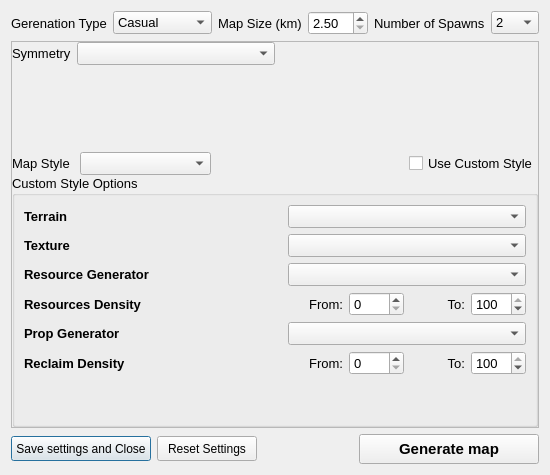
<?xml version="1.0" encoding="UTF-8"?>
<ui version="4.0">
 <class>MapGenOptionsDialog</class>
 <widget class="QDialog" name="MapGenOptionsDialog">
  <property name="geometry">
   <rect>
    <x>0</x>
    <y>0</y>
    <width>550</width>
    <height>475</height>
   </rect>
  </property>
  <property name="windowTitle">
   <string>Map Generator Options</string>
  </property>
  <layout class="QGridLayout" name="gridLayout">
   <item row="1" column="0">
    <widget class="QFrame" name="casualOptionsFrame">
     <property name="frameShape">
      <enum>QFrame::StyledPanel</enum>
     </property>
     <property name="frameShadow">
      <enum>QFrame::Raised</enum>
     </property>
     <layout class="QGridLayout" name="gridLayout_3">
      <property name="leftMargin">
       <number>0</number>
      </property>
      <property name="topMargin">
       <number>0</number>
      </property>
      <property name="rightMargin">
       <number>0</number>
      </property>
      <property name="bottomMargin">
       <number>0</number>
      </property>
      <property name="spacing">
       <number>0</number>
      </property>
      <item row="0" column="0">
       <layout class="QHBoxLayout" name="horizontalLayout_2">
        <property name="topMargin">
         <number>0</number>
        </property>
        <property name="rightMargin">
         <number>0</number>
        </property>
        <property name="bottomMargin">
         <number>0</number>
        </property>
        <item>
         <layout class="QHBoxLayout" name="horizontalLayout_4">
          <property name="spacing">
           <number>6</number>
          </property>
          <item>
           <widget class="QLabel" name="label_6">
            <property name="font">
             <font>
              <pointsize>10</pointsize>
             </font>
            </property>
            <property name="text">
             <string>Symmetry</string>
            </property>
           </widget>
          </item>
          <item>
           <widget class="QComboBox" name="terrainSymmetry">
            <property name="sizePolicy">
             <sizepolicy hsizetype="MinimumExpanding" vsizetype="Fixed">
              <horstretch>0</horstretch>
              <verstretch>0</verstretch>
             </sizepolicy>
            </property>
            <property name="font">
             <font>
              <pointsize>10</pointsize>
             </font>
            </property>
           </widget>
          </item>
         </layout>
        </item>
        <item>
         <spacer name="horizontalSpacer_3">
          <property name="orientation">
           <enum>Qt::Horizontal</enum>
          </property>
          <property name="sizeHint" stdset="0">
           <size>
            <width>40</width>
            <height>20</height>
           </size>
          </property>
         </spacer>
        </item>
       </layout>
      </item>
      <item row="2" column="0">
       <spacer name="verticalSpacer">
        <property name="font">
         <font>
          <pointsize>9</pointsize>
         </font>
        </property>
        <property name="orientation">
         <enum>Qt::Vertical</enum>
        </property>
        <property name="sizeHint" stdset="0">
         <size>
          <width>451</width>
          <height>20</height>
         </size>
        </property>
       </spacer>
      </item>
      <item row="3" column="0">
       <layout class="QHBoxLayout" name="horizontalLayout_8">
        <item>
         <layout class="QHBoxLayout" name="horizontalLayout_12">
          <property name="spacing">
           <number>10</number>
          </property>
          <item>
           <widget class="QLabel" name="labelMapStyle">
            <property name="font">
             <font>
              <pointsize>10</pointsize>
             </font>
            </property>
            <property name="text">
             <string>Map Style</string>
            </property>
           </widget>
          </item>
          <item>
           <widget class="QComboBox" name="mapStyle">
            <property name="sizePolicy">
             <sizepolicy hsizetype="Expanding" vsizetype="Fixed">
              <horstretch>0</horstretch>
              <verstretch>0</verstretch>
             </sizepolicy>
            </property>
            <property name="font">
             <font>
              <pointsize>10</pointsize>
             </font>
            </property>
           </widget>
          </item>
         </layout>
        </item>
        <item>
         <spacer name="horizontalSpacer_2">
          <property name="orientation">
           <enum>Qt::Horizontal</enum>
          </property>
          <property name="sizeType">
           <enum>QSizePolicy::MinimumExpanding</enum>
          </property>
          <property name="sizeHint" stdset="0">
           <size>
            <width>0</width>
            <height>0</height>
           </size>
          </property>
         </spacer>
        </item>
        <item>
         <layout class="QHBoxLayout" name="horizontalLayout_6">
          <item>
           <widget class="QCheckBox" name="useCustomStyleCheckBox">
            <property name="font">
             <font>
              <pointsize>10</pointsize>
             </font>
            </property>
            <property name="text">
             <string>Use Custom Style</string>
            </property>
           </widget>
          </item>
         </layout>
        </item>
       </layout>
      </item>
      <item row="4" column="0">
       <widget class="QGroupBox" name="customStyleGroupBox">
        <property name="font">
         <font>
          <pointsize>10</pointsize>
         </font>
        </property>
        <property name="title">
         <string>Custom Style Options</string>
        </property>
        <layout class="QGridLayout" name="gridLayout_2">
         <item row="2" column="2">
          <widget class="QComboBox" name="textureStyle">
           <property name="font">
            <font>
             <pointsize>10</pointsize>
            </font>
           </property>
          </widget>
         </item>
         <item row="0" column="0">
          <widget class="QLabel" name="label">
           <property name="font">
            <font>
             <pointsize>10</pointsize>
             <bold>true</bold>
            </font>
           </property>
           <property name="text">
            <string>Terrain</string>
           </property>
          </widget>
         </item>
         <item row="4" column="2">
          <layout class="QHBoxLayout" name="resourceDensity">
           <item>
            <widget class="QLabel" name="label_13">
             <property name="font">
              <font>
               <pointsize>10</pointsize>
              </font>
             </property>
             <property name="text">
              <string>From:</string>
             </property>
             <property name="alignment">
              <set>Qt::AlignRight|Qt::AlignTrailing|Qt::AlignVCenter</set>
             </property>
            </widget>
           </item>
           <item>
            <widget class="QSpinBox" name="minResourceDensity">
             <property name="font">
              <font>
               <pointsize>10</pointsize>
              </font>
             </property>
             <property name="maximum">
              <number>100</number>
             </property>
             <property name="singleStep">
              <number>10</number>
             </property>
            </widget>
           </item>
           <item>
            <widget class="QLabel" name="label_14">
             <property name="font">
              <font>
               <pointsize>10</pointsize>
              </font>
             </property>
             <property name="text">
              <string>To:</string>
             </property>
             <property name="alignment">
              <set>Qt::AlignRight|Qt::AlignTrailing|Qt::AlignVCenter</set>
             </property>
            </widget>
           </item>
           <item>
            <widget class="QSpinBox" name="maxResourceDensity">
             <property name="font">
              <font>
               <pointsize>10</pointsize>
              </font>
             </property>
             <property name="maximum">
              <number>100</number>
             </property>
             <property name="singleStep">
              <number>10</number>
             </property>
             <property name="value">
              <number>100</number>
             </property>
            </widget>
           </item>
          </layout>
         </item>
         <item row="3" column="0">
          <widget class="QLabel" name="label_10">
           <property name="font">
            <font>
             <pointsize>10</pointsize>
             <bold>true</bold>
            </font>
           </property>
           <property name="text">
            <string>Resource Generator</string>
           </property>
          </widget>
         </item>
         <item row="7" column="2">
          <layout class="QHBoxLayout" name="reclaimDensity">
           <item>
            <widget class="QLabel" name="label_9">
             <property name="font">
              <font>
               <pointsize>10</pointsize>
              </font>
             </property>
             <property name="text">
              <string>From:</string>
             </property>
             <property name="alignment">
              <set>Qt::AlignRight|Qt::AlignTrailing|Qt::AlignVCenter</set>
             </property>
            </widget>
           </item>
           <item>
            <widget class="QSpinBox" name="minReclaimDensity">
             <property name="font">
              <font>
               <pointsize>10</pointsize>
              </font>
             </property>
             <property name="maximum">
              <number>100</number>
             </property>
             <property name="singleStep">
              <number>10</number>
             </property>
            </widget>
           </item>
           <item>
            <widget class="QLabel" name="label_8">
             <property name="font">
              <font>
               <pointsize>10</pointsize>
              </font>
             </property>
             <property name="text">
              <string>To:</string>
             </property>
             <property name="alignment">
              <set>Qt::AlignRight|Qt::AlignTrailing|Qt::AlignVCenter</set>
             </property>
            </widget>
           </item>
           <item>
            <widget class="QSpinBox" name="maxReclaimDensity">
             <property name="font">
              <font>
               <pointsize>10</pointsize>
              </font>
             </property>
             <property name="maximum">
              <number>100</number>
             </property>
             <property name="singleStep">
              <number>10</number>
             </property>
             <property name="value">
              <number>100</number>
             </property>
            </widget>
           </item>
          </layout>
         </item>
         <item row="3" column="2">
          <widget class="QComboBox" name="resourceGenerator"/>
         </item>
         <item row="5" column="0">
          <widget class="QLabel" name="label_2">
           <property name="font">
            <font>
             <pointsize>10</pointsize>
             <bold>true</bold>
            </font>
           </property>
           <property name="text">
            <string>Prop Generator</string>
           </property>
          </widget>
         </item>
         <item row="4" column="0">
          <widget class="QLabel" name="label_4">
           <property name="font">
            <font>
             <pointsize>10</pointsize>
             <bold>true</bold>
            </font>
           </property>
           <property name="text">
            <string>Resources Density</string>
           </property>
          </widget>
         </item>
         <item row="5" column="2">
          <widget class="QComboBox" name="propGenerator">
           <property name="font">
            <font>
             <pointsize>10</pointsize>
            </font>
           </property>
          </widget>
         </item>
         <item row="0" column="2">
          <widget class="QComboBox" name="terrainStyle">
           <property name="font">
            <font>
             <pointsize>10</pointsize>
            </font>
           </property>
          </widget>
         </item>
         <item row="7" column="0">
          <widget class="QLabel" name="label_5">
           <property name="font">
            <font>
             <pointsize>10</pointsize>
             <bold>true</bold>
            </font>
           </property>
           <property name="text">
            <string>Reclaim Density</string>
           </property>
          </widget>
         </item>
         <item row="2" column="0">
          <widget class="QLabel" name="label_3">
           <property name="font">
            <font>
             <pointsize>10</pointsize>
             <bold>true</bold>
            </font>
           </property>
           <property name="text">
            <string>Texture</string>
           </property>
          </widget>
         </item>
         <item row="8" column="1">
          <spacer name="verticalSpacer_2">
           <property name="font">
            <font>
             <pointsize>9</pointsize>
            </font>
           </property>
           <property name="orientation">
            <enum>Qt::Vertical</enum>
           </property>
           <property name="sizeHint" stdset="0">
            <size>
             <width>20</width>
             <height>40</height>
            </size>
           </property>
          </spacer>
         </item>
        </layout>
       </widget>
      </item>
     </layout>
    </widget>
   </item>
   <item row="6" column="0">
    <layout class="QHBoxLayout" name="horizontalLayout_3">
     <item>
      <widget class="QPushButton" name="saveMapGenSettingsButton">
       <property name="sizePolicy">
        <sizepolicy hsizetype="Preferred" vsizetype="Fixed">
         <horstretch>0</horstretch>
         <verstretch>0</verstretch>
        </sizepolicy>
       </property>
       <property name="minimumSize">
        <size>
         <width>140</width>
         <height>25</height>
        </size>
       </property>
       <property name="maximumSize">
        <size>
         <width>16777215</width>
         <height>25</height>
        </size>
       </property>
       <property name="font">
        <font>
         <pointsize>9</pointsize>
        </font>
       </property>
       <property name="text">
        <string>Save settings and Close</string>
       </property>
      </widget>
     </item>
     <item>
      <widget class="QPushButton" name="resetMapGenSettingsButton">
       <property name="sizePolicy">
        <sizepolicy hsizetype="Preferred" vsizetype="Fixed">
         <horstretch>0</horstretch>
         <verstretch>0</verstretch>
        </sizepolicy>
       </property>
       <property name="minimumSize">
        <size>
         <width>100</width>
         <height>25</height>
        </size>
       </property>
       <property name="maximumSize">
        <size>
         <width>16777215</width>
         <height>25</height>
        </size>
       </property>
       <property name="font">
        <font>
         <pointsize>9</pointsize>
        </font>
       </property>
       <property name="text">
        <string>Reset Settings</string>
       </property>
      </widget>
     </item>
     <item>
      <spacer name="horizontalSpacer">
       <property name="font">
        <font>
         <pointsize>9</pointsize>
        </font>
       </property>
       <property name="orientation">
        <enum>Qt::Horizontal</enum>
       </property>
       <property name="sizeHint" stdset="0">
        <size>
         <width>40</width>
         <height>25</height>
        </size>
       </property>
      </spacer>
     </item>
     <item>
      <widget class="QPushButton" name="generateMapButton">
       <property name="sizePolicy">
        <sizepolicy hsizetype="Fixed" vsizetype="Fixed">
         <horstretch>0</horstretch>
         <verstretch>0</verstretch>
        </sizepolicy>
       </property>
       <property name="minimumSize">
        <size>
         <width>180</width>
         <height>30</height>
        </size>
       </property>
       <property name="font">
        <font>
         <pointsize>11</pointsize>
         <bold>true</bold>
        </font>
       </property>
       <property name="text">
        <string>Generate map</string>
       </property>
      </widget>
     </item>
    </layout>
   </item>
   <item row="0" column="0">
    <layout class="QHBoxLayout" name="horizontalLayout_7">
     <item>
      <layout class="QHBoxLayout" name="horizontalLayout_9">
       <item>
        <widget class="QLabel" name="labelGenerationType">
         <property name="font">
          <font>
           <pointsize>10</pointsize>
          </font>
         </property>
         <property name="text">
          <string>Gerenation Type</string>
         </property>
        </widget>
       </item>
       <item>
        <widget class="QComboBox" name="generationType">
         <property name="font">
          <font>
           <pointsize>10</pointsize>
          </font>
         </property>
         <property name="currentText">
          <string>Casual</string>
         </property>
         <item>
          <property name="text">
           <string>Casual</string>
          </property>
         </item>
         <item>
          <property name="text">
           <string>Tournament</string>
          </property>
         </item>
         <item>
          <property name="text">
           <string>Blind</string>
          </property>
         </item>
         <item>
          <property name="text">
           <string>Unexplored</string>
          </property>
         </item>
        </widget>
       </item>
      </layout>
     </item>
     <item>
      <layout class="QHBoxLayout" name="horizontalLayout_11">
       <item>
        <widget class="QLabel" name="labelMapSize">
         <property name="font">
          <font>
           <pointsize>10</pointsize>
          </font>
         </property>
         <property name="text">
          <string>Map Size (km)</string>
         </property>
        </widget>
       </item>
       <item>
        <widget class="QDoubleSpinBox" name="mapSize">
         <property name="sizePolicy">
          <sizepolicy hsizetype="Preferred" vsizetype="Fixed">
           <horstretch>0</horstretch>
           <verstretch>0</verstretch>
          </sizepolicy>
         </property>
         <property name="font">
          <font>
           <pointsize>10</pointsize>
          </font>
         </property>
         <property name="keyboardTracking">
          <bool>false</bool>
         </property>
         <property name="minimum">
          <double>2.500000000000000</double>
         </property>
         <property name="maximum">
          <double>40.000000000000000</double>
         </property>
         <property name="singleStep">
          <double>1.250000000000000</double>
         </property>
        </widget>
       </item>
      </layout>
     </item>
     <item>
      <layout class="QHBoxLayout" name="horizontalLayout_10">
       <item>
        <widget class="QLabel" name="labelNumberOfSpawns">
         <property name="font">
          <font>
           <pointsize>10</pointsize>
          </font>
         </property>
         <property name="text">
          <string>Number of Spawns</string>
         </property>
        </widget>
       </item>
       <item>
        <widget class="QComboBox" name="numberOfSpawns">
         <property name="font">
          <font>
           <pointsize>10</pointsize>
          </font>
         </property>
         <property name="minimumContentsLength">
          <number>2</number>
         </property>
         <item>
          <property name="text">
           <string>2</string>
          </property>
         </item>
         <item>
          <property name="text">
           <string>4</string>
          </property>
         </item>
         <item>
          <property name="text">
           <string>6</string>
          </property>
         </item>
         <item>
          <property name="text">
           <string>8</string>
          </property>
         </item>
         <item>
          <property name="text">
           <string>10</string>
          </property>
         </item>
         <item>
          <property name="text">
           <string>12</string>
          </property>
         </item>
         <item>
          <property name="text">
           <string>14</string>
          </property>
         </item>
         <item>
          <property name="text">
           <string>16</string>
          </property>
         </item>
        </widget>
       </item>
      </layout>
     </item>
    </layout>
   </item>
  </layout>
 </widget>
 <resources/>
 <connections/>
</ui>
